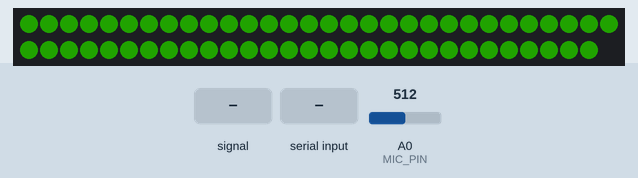
The sketch below on a simulated Arduino Uno, built with avr-gcc and run on an emulated ATmega328P. On the bench: 59 RGB LEDs in strip order, left to right, continuing on the next row. The test bench sets the inputs (shaded band); at power-on: A0 (MIC_PIN) = 512. Dim RGB values are drawn brighter than linear; what the sketch prints to the serial monitor is not drawn.

Above: at 1.3 s.
1.4 s: A0 (MIC_PIN) fed a 200 Hz sine of ±255 counts around its level
At 2.15 s:
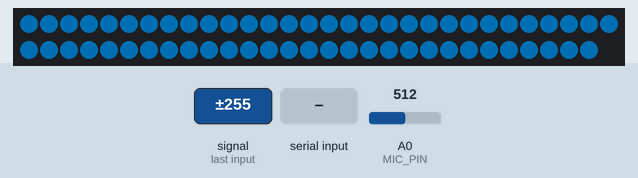
4.4 s: "SOUNDOFF\n" received over the second serial link
At 4.8 s:
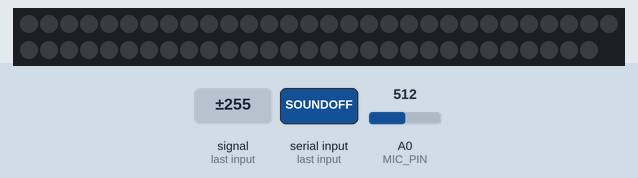
5.9 s: "SOUNDON\n" received over Serial
At 6.19 s:
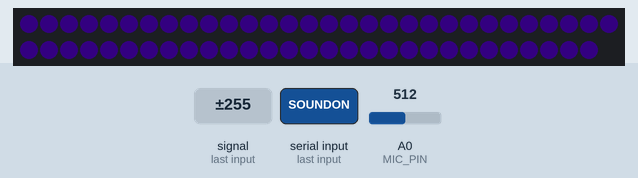
8.9 s: A0 (MIC_PIN) set to 306
At 9.11 s:
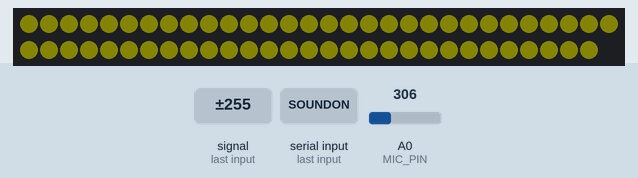
11.9 s: "COLOR RED\n" received over Serial
At 12.2 s:
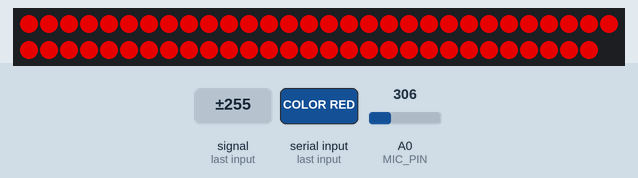
13.4 s: "TEST BARS\n" received over the second serial link
At 14.5 s:
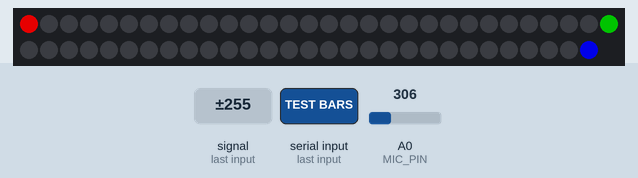
Timing chart, 0 to 15.9 s (numbered marks = the images above; inputs shaded):
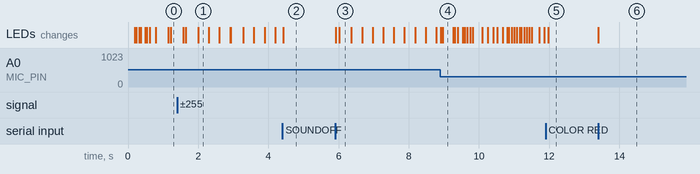

Measured:
- after the input at 4.4 s, the LEDs: change at once (image 2)
- after the input at 5.9 s, the LEDs: first change at once (image 3 shows a later state)
- after the input at 13.4 s, the LEDs: change at once (image 6)

The sketch:

Arduino_all_colors_V2.ino
```cpp
#include <FastLED.h>
#include <SoftwareSerial.h>

// ================= Config =================
#define LED_PIN     6
#define MIC_PIN     A0
#define NUM_LEDS    59
#define LED_TYPE    WS2812B
#define COLOR_ORDER GRB

CRGB leds[NUM_LEDS];

// Invertí la orientación física si tu tira está "al revés"
const bool REVERSE = false;

// Bluetooth
SoftwareSerial bluetooth(2, 3);  // RX=D2, TX=D3

int  brightness      = 180;
int  soundThreshold  = 100;

// Modos
enum { MODE_SOUND = 0, MODE_MANUAL = 1 };
int modeSel = MODE_SOUND;

// Direcciones 0=all, 1=left, 2=right, 3=center
int direction = 0;

// Arcoíris
bool rainbowMode = false;        // arcoíris encendido
bool rainbowRespectDir = false;  // arcoíris respeta dirección

// ======== Índices (59 LEDs impar) ========
inline int idx(int i){ return REVERSE ? (NUM_LEDS-1-i) : i; }
inline int midIndex(){ return NUM_LEDS/2; }               // 59 -> 29
inline int leftStart(){ return 0; }
inline int leftLen()  { return midIndex(); }              // 29 -> [0..28]
inline int rightStart(){ return midIndex()+1; }           // 30
inline int rightLen() { return NUM_LEDS - rightStart(); } // 29 -> [30..58]
inline int centerLen(){ return NUM_LEDS/2; }              // 29
inline int centerStart(){ return (NUM_LEDS-centerLen())/2; } // 15 -> [15..43]

// ======== Color base elegido por el usuario ========
CRGB    baseColor = CRGB::Blue;   // default azul
uint8_t baseHue   = 160;          // aprox. azul
bool    colorWasSetManually = false;

void setBaseColor(const CRGB& c){
  baseColor = c;
  CHSV hsv  = rgb2hsv_approximate(c);
  baseHue   = hsv.h;                 // guardamos hue del color elegido
  colorWasSetManually = true;
}

// ======== Estilo de sonido ========
// BRIGHT: mantiene color base, solo modula brillo
// HUE: oscila el tono alrededor del color base
enum { SOUND_STYLE_BRIGHT = 0, SOUND_STYLE_HUE = 1 };
int soundStyle = SOUND_STYLE_BRIGHT;

// >>> Modo audio-rítmico puro (ignora color base en SOUND ON)
bool audioPure = true;

// ======== Utilitarios ========
void setSegment(int start,int len,const CRGB& c){
  if(start<0) start=0;
  if(start>=NUM_LEDS) return;
  if(start+len>NUM_LEDS) len = NUM_LEDS-start;
  for(int i=0;i<len;i++) leds[idx(start+i)] = c;
}
void clearAll(){ fill_solid(leds, NUM_LEDS, CRGB::Black); }

void applyDirection(const CRGB& color){
  clearAll();
  switch(direction){
    case 0: setSegment(0, NUM_LEDS, color);                              break; // ALL
    case 1: setSegment(leftStart(),  leftLen(),  color);                  break; // LEFT   [0..28]
    case 2: setSegment(rightStart(), rightLen(), color);                  break; // RIGHT  [30..58]
    case 3: setSegment(centerStart(), centerLen(), color);                break; // CENTER [15..43]
  }
  FastLED.show();
}

void printDirDebug(){
  Serial.println("---- DIRECCION / RANGOS ----");
  Serial.print("NUM_LEDS="); Serial.println(NUM_LEDS);
  Serial.print("REVERSE=");  Serial.println(REVERSE?"true":"false");
  Serial.print("mid=");      Serial.println(midIndex());
  Serial.print("LEFT:  [0.."); Serial.print(leftLen()-1); Serial.print("] len="); Serial.println(leftLen());
  Serial.print("CENTER:["); Serial.print(centerStart()); Serial.print(".."); Serial.print(centerStart()+centerLen()-1);
  Serial.print("] len="); Serial.println(centerLen());
  Serial.print("RIGHT: ["); Serial.print(rightStart()); Serial.print(".."); Serial.print(NUM_LEDS-1);
  Serial.print("] len="); Serial.println(rightLen());
  Serial.println("---------------------------");
}

void testBars(){
  clearAll();
  leds[idx(0)] = CRGB::Red;
  leds[idx(midIndex())] = CRGB::Green;
  leds[idx(NUM_LEDS-1)] = CRGB::Blue;
  FastLED.show();
}

// ======== Parser robusto ========
String normalizeCmd(String s){
  s.trim();
  if (s.startsWith("CMD:")) s.remove(0,4);
  s.replace('\r',' ');
  s.replace('\n',' ');
  s.replace(':',' ');
  s.replace('=',' ');
  s.replace('_',' ');
  while(s.indexOf("  ")!=-1) s.replace("  "," ");
  s.trim();
  s.toUpperCase();
  return s;
}
String readLineFrom(Stream &p){
  if(!p.available()) return "";
  String s = p.readStringUntil('\n');
  if(s.length()==0) s = p.readString();
  return normalizeCmd(s);
}

// ================= Procesador de comandos =================
void applyCmd(const String& cmdRaw){
  if(!cmdRaw.length()) return;
  String cmd = cmdRaw;
  Serial.print("CMD: "); Serial.println(cmd);

  // Atajos
  if(cmd=="SOUNDON")  cmd="SOUND ON";
  if(cmd=="SOUNDOFF") cmd="SOUND OFF";

  // Debug
  if(cmd=="TEST BARS"){ testBars(); return; }
  if(cmd=="DIR?"){ printDirDebug(); return; }
  if(cmd=="MODE?"){
    Serial.print("Mode: "); Serial.println(modeSel==MODE_SOUND?"SOUND":"MANUAL");
    Serial.print("SoundStyle: "); Serial.println(soundStyle==SOUND_STYLE_BRIGHT?"BRIGHT":"HUE");
    Serial.print("Direction: "); Serial.println(direction);
    Serial.print("Rainbow: "); Serial.println(rainbowMode?"ON":"OFF");
    Serial.print("AudioPure: "); Serial.println(audioPure?"true":"false");
    return;
  }

  // ===== Colores básicos + NUEVOS (respetan dirección) =====
  // Inglés
  if(cmd.indexOf("COLOR RED")>=0     || cmd=="RED")     { rainbowMode=false; modeSel=MODE_MANUAL; setBaseColor(CRGB::Red);                 applyDirection(baseColor); return; }
  if(cmd.indexOf("COLOR GREEN")>=0   || cmd=="GREEN")   { rainbowMode=false; modeSel=MODE_MANUAL; setBaseColor(CRGB::Green);               applyDirection(baseColor); return; }
  if(cmd.indexOf("COLOR BLUE")>=0    || cmd=="BLUE")    { rainbowMode=false; modeSel=MODE_MANUAL; setBaseColor(CRGB::Blue);                applyDirection(baseColor); return; }
  if(cmd.indexOf("COLOR WHITE")>=0   || cmd=="WHITE")   { rainbowMode=false; modeSel=MODE_MANUAL; setBaseColor(CRGB::White);               applyDirection(baseColor); return; }
  if(cmd.indexOf("COLOR YELLOW")>=0  || cmd=="YELLOW")  { rainbowMode=false; modeSel=MODE_MANUAL; setBaseColor(CRGB(255,255,0));           applyDirection(baseColor); return; }
  if(cmd.indexOf("COLOR CYAN")>=0    || cmd=="CYAN")    { rainbowMode=false; modeSel=MODE_MANUAL; setBaseColor(CRGB(0,255,255));           applyDirection(baseColor); return; }
  if(cmd.indexOf("COLOR MAGENTA")>=0 || cmd=="MAGENTA") { rainbowMode=false; modeSel=MODE_MANUAL; setBaseColor(CRGB(255,0,255));           applyDirection(baseColor); return; }
  if(cmd.indexOf("COLOR PINK")>=0    || cmd=="PINK")    { rainbowMode=false; modeSel=MODE_MANUAL; setBaseColor(CRGB(255,105,180));         applyDirection(baseColor); return; }
  // Español
  if(cmd.indexOf("COLOR AMARILLO")>=0|| cmd=="AMARILLO"){ rainbowMode=false; modeSel=MODE_MANUAL; setBaseColor(CRGB(255,255,0));           applyDirection(baseColor); return; }
  if(cmd.indexOf("COLOR CIAN")>=0    || cmd=="CIAN")    { rainbowMode=false; modeSel=MODE_MANUAL; setBaseColor(CRGB(0,255,255));           applyDirection(baseColor); return; }
  if(cmd.indexOf("COLOR ROSA")>=0    || cmd=="ROSA")    { rainbowMode=false; modeSel=MODE_MANUAL; setBaseColor(CRGB(255,105,180));         applyDirection(baseColor); return; }

  // Arcoíris
  if(cmd=="RAINBOW DIR"){ rainbowRespectDir=true; rainbowMode=true; Serial.println("🌈 Rainbow con dirección"); return; }
  if(cmd=="RAINBOW"){ rainbowRespectDir=false; rainbowMode=true; Serial.println("🌈 Rainbow full strip"); return; }

  // Brillo
  if(cmd.startsWith("BRIGHT") || cmd.indexOf("BRIGHTNESS")>=0){
    int sep = cmd.lastIndexOf(' ');
    int val = (sep>0)? constrain(cmd.substring(sep+1).toInt(),0,255): brightness;
    brightness = val;
    FastLED.setBrightness(brightness);
    FastLED.show();
    Serial.print("Brillo = "); Serial.println(brightness);
    return;
  }

  // Sensibilidad
  if(cmd.startsWith("THRESH")){
    int sep = cmd.lastIndexOf(' ');
    int val = (sep>0)? cmd.substring(sep+1).toInt() : soundThreshold;
    val = constrain(val, 0, 1022); // evita divisor 0 en el map
    soundThreshold = val;
    Serial.print("Umbral sonido = "); Serial.println(soundThreshold);
    return;
  }

  // Estilo de sonido (se mantiene por si querés usarlo con audioPure=false)
  if(cmd == "SOUND STYLE BRIGHT"){
    soundStyle = SOUND_STYLE_BRIGHT;
    Serial.println("🔊 Sound style: BRIGHT (solo brillo)");
    return;
  }
  if(cmd == "SOUND STYLE HUE"){
    soundStyle = SOUND_STYLE_HUE;
    Serial.println("🔊 Sound style: HUE (oscila tono)");
    return;
  }

  // Dirección (coincidencia exacta para evitar RIGHT en BRIGHT)
  if(cmd == "ALL"){    direction=0; Serial.println("Dirección: TODAS");   return; }
  if(cmd == "LEFT"){   direction=1; Serial.println("Dirección: IZQUIERDA");return; }
  if(cmd == "RIGHT"){  direction=2; Serial.println("Dirección: DERECHA"); return; }
  if(cmd == "CENTER"){ direction=3; Serial.println("Dirección: CENTRO");  return; }

  // Sound ON / OFF
  if(cmd.indexOf("SOUND ON")>=0 || cmd.indexOf("MIC ON")>=0){
    modeSel = MODE_SOUND;
    rainbowMode = false;
    audioPure = true;   // << CLAVE: ignora color manual, RGB audio-rítmico
    Serial.println("🔊 Modo sonido: audio-rítmico RGB (sin color base)");
    return;
  }
  if(cmd.indexOf("SOUND OFF")>=0 || cmd.indexOf("MIC OFF")>=0){
    modeSel = MODE_MANUAL;
    audioPure = false;  // vuelve al manual con el color elegido
    clearAll(); FastLED.show();
    Serial.println("🔇 Modo manual");
    return;
  }

  // Help
  if(cmd=="HELP"){
    Serial.println("📘 COMANDOS:");
    Serial.println("COLOR:RED|GREEN|BLUE|WHITE|YELLOW|CYAN|MAGENTA|PINK");
    Serial.println("(ES) COLOR:AMARILLO|CIAN|MAGENTA|ROSA");
    Serial.println("BRIGHT:0..255");
    Serial.println("LEFT | RIGHT | CENTER | ALL | DIR?");
    Serial.println("SOUND ON | SOUND OFF | SOUND STYLE BRIGHT | SOUND STYLE HUE");
    Serial.println("RAINBOW | RAINBOW DIR");
    Serial.println("THRESH:0..1023 (internamente clamp a 1022)");
    Serial.println("TEST BARS | MODE?");
    return;
  }

  Serial.println("❌ Comando no reconocido. Escribí HELP.");
}

// ================= Setup / Loop =================
void setup(){
  FastLED.addLeds<LED_TYPE, LED_PIN, COLOR_ORDER>(leds, NUM_LEDS).setCorrection(TypicalLEDStrip);
  FastLED.setBrightness(brightness);

  Serial.begin(9600);
  bluetooth.begin(9600);

  Serial.println("✅ Listo. Escribí HELP.");
  printDirDebug();
  testBars();
}

void loop(){
  // Comandos
  String c = readLineFrom(Serial);     if(c.length()) applyCmd(c);
  String cb= readLineFrom(bluetooth);  if(cb.length()) applyCmd(cb);

  // Modo sonido: AUDIO-RÍTMICO RGB PURO cuando audioPure==true
  if(modeSel==MODE_SOUND && !rainbowMode){
    int thr = constrain(soundThreshold, 0, 1022);
    int soundLevel = analogRead(MIC_PIN);
    int levelAbove = max(0, soundLevel - thr);

    // Brillo según nivel de sonido (no pisa FastLED.setBrightness global)
    uint8_t val = (uint8_t)constrain(map(levelAbove, 0, 1023 - thr, 8, 255), 0, 255);

    static uint8_t rollingHue = 0;    // rueda continua de color
    rollingHue++;
    uint8_t delta = (uint8_t)constrain(map(levelAbove, 0, 1023 - thr, 0, 96), 0, 96);

    CHSV hsv;
    if (audioPure) {
      // >>> RGB audio-rítmico: ignora color manual
      uint8_t h = rollingHue + delta; // color rota y responde al volumen
      hsv = CHSV(h, 255, val);
    } else {
      // (Disponible si alguna vez querés respetar el color base)
      if(soundStyle==SOUND_STYLE_BRIGHT){
        CHSV base = rgb2hsv_approximate(baseColor);
        hsv = CHSV(base.h, base.s, val);
      } else {
        hsv = CHSV(baseHue + delta, 255, val);
      }
    }

    CRGB reactive; reactive.setHSV(hsv.h, hsv.s, hsv.v);
    applyDirection(reactive);
    delay(22);
  }

  // Arcoíris
  static uint8_t hue = 0;
  if(rainbowMode){
    if(!rainbowRespectDir){
      fill_rainbow(leds, NUM_LEDS, hue, 255/NUM_LEDS);
    }else{
      clearAll();
      int s=0, n=NUM_LEDS;
      if(direction==1){ s=leftStart();  n=leftLen();  }
      if(direction==2){ s=rightStart(); n=rightLen(); }
      if(direction==3){ s=centerStart();n=centerLen(); }
      for(int i=0;i<n;i++){
        leds[idx(s+i)] = CHSV(hue + (i * (255 / max(1,n))), 255, 255);
      }
    }
    FastLED.show();
    hue++;
    delay(18);
  }
}
```
